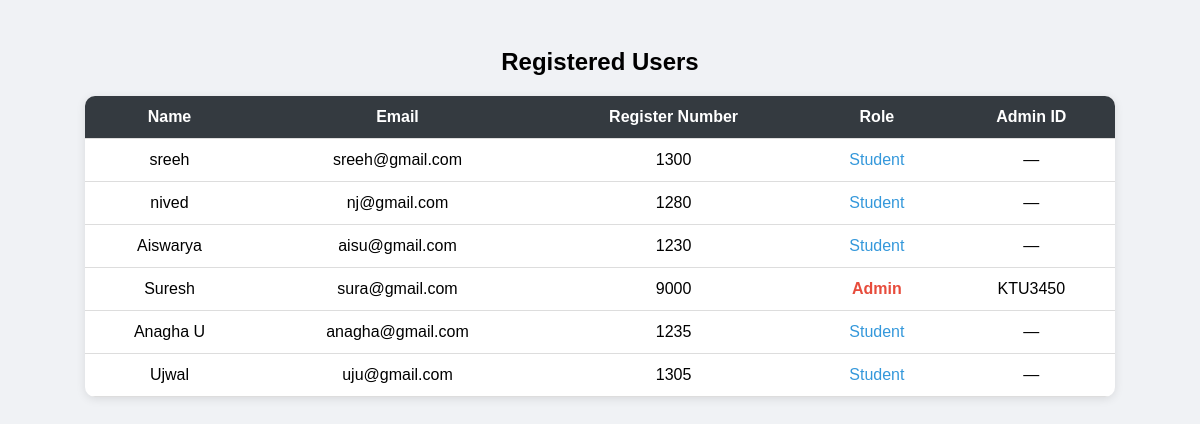
The page /userdetails.php (signed in) on the database its author committed.
### tables this page shows
CREATE TABLE `users` (
  `id` int(11) NOT NULL,
  `name` varchar(255) NOT NULL,
  `email` varchar(255) NOT NULL,
  `password` varchar(255) NOT NULL,
  `register_number` varchar(50) NOT NULL,
  `role` enum('student','admin') DEFAULT 'student',
  `admin_id` varchar(50) DEFAULT NULL,
  `created_at` timestamp NOT NULL DEFAULT current_timestamp()
);

### userdetails.php (the view, shortened to what this page needs)
<?php
require 'Dbconnection.php';
try {
    $stmt = $conn->prepare("SELECT * FROM users ORDER BY id ASC");
    $stmt->execute();
    $users = $stmt->fetchAll(PDO::FETCH_ASSOC);
} catch (PDOException $e) {
    die("Error fetching users: " . $e->getMessage());
}
?>
<!DOCTYPE html>
<html lang="en">
<head>
</head>
<body>
<h2>Registered Users</h2>
<table>
    <thead>
        <tr>
            <th>Name</th>
            <th>Email</th>
            <th>Register Number</th>
            <th>Role</th>
            <th>Admin ID</th>
        </tr>
    </thead>
    <tbody>
        <?php if ($users): ?>
            <?php foreach ($users as $user): ?>
                <tr>
                    <td><?= htmlspecialchars($user['name']) ?></td>
                    <td><?= htmlspecialchars($user['email']) ?></td>
                    <td><?= htmlspecialchars($user['register_number']) ?></td>
                    <td class="<?= $user['role'] === 'admin' ? 'admin' : 'user' ?>">
                        <?= htmlspecialchars(ucfirst($user['role'])) ?>
                    </td>
                    <td><?= $user['admin_id'] ?? '—' ?></td>
                </tr>
            <?php endforeach; ?>
        <?php else: ?>
            <tr><td colspan="5">No users found.</td></tr>
        <?php endif; ?>
    </tbody>
</table>
</body>
</html>

### userdetails.php (style rules this page uses)
body { font-family: Arial, sans-serif; background: #f0f2f5; padding: 20px; }
h2 { text-align: center; margin-bottom: 20px; }
table { width: 90%; margin: 0 auto; border-collapse: collapse; background: #fff; border-radius: 10px; overflow: hidden; box-shadow: 0 2px 10px rgba(0, 0, 0, 0.1); }
th, td { padding: 12px 15px; border-bottom: 1px solid #ddd; text-align: center; }
th { background-color: #343a40; color: white; }
.admin { color: #e74c3c; font-weight: bold; }
.user { color: #3498db; }

### rows shown on the page
users: name "sreeh", email "sreeh@gmail.com", register_number "1300", role "Student", admin "—"
users: name "nived", email "nj@gmail.com", register_number "1280", role "Student", admin "—"
users: name "Aiswarya", email "aisu@gmail.com", register_number "1230", role "Student", admin "—"
users: name "Suresh", email "sura@gmail.com", register_number "9000", role "Admin", admin "KTU3450"
users: name "Anagha U", email "anagha@gmail.com", register_number "1235", role "Student", admin "—"
users: name "Ujwal", email "uju@gmail.com", register_number "1305", role "Student", admin "—"
